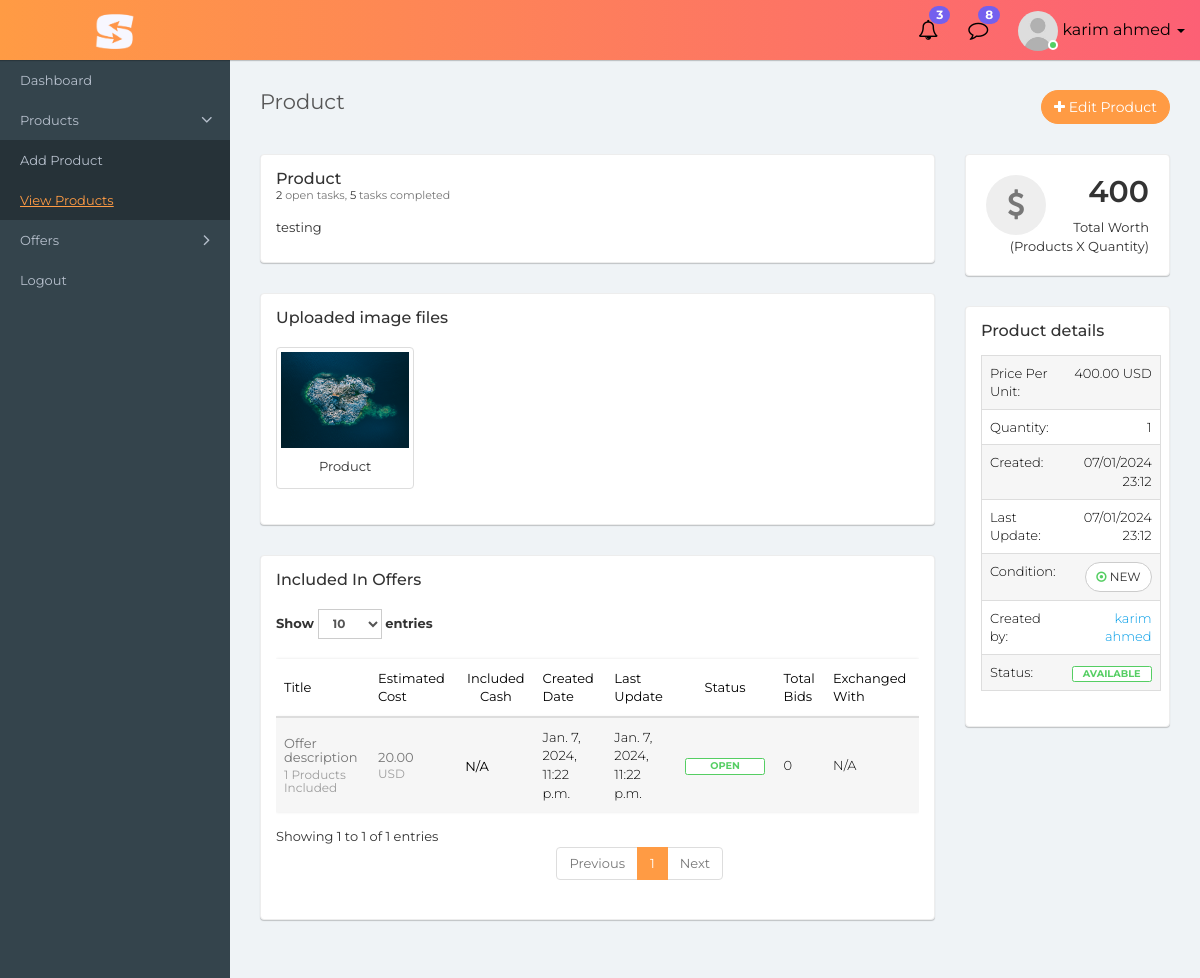
Page /product/detail/8 (signed in) on the earlier database version.
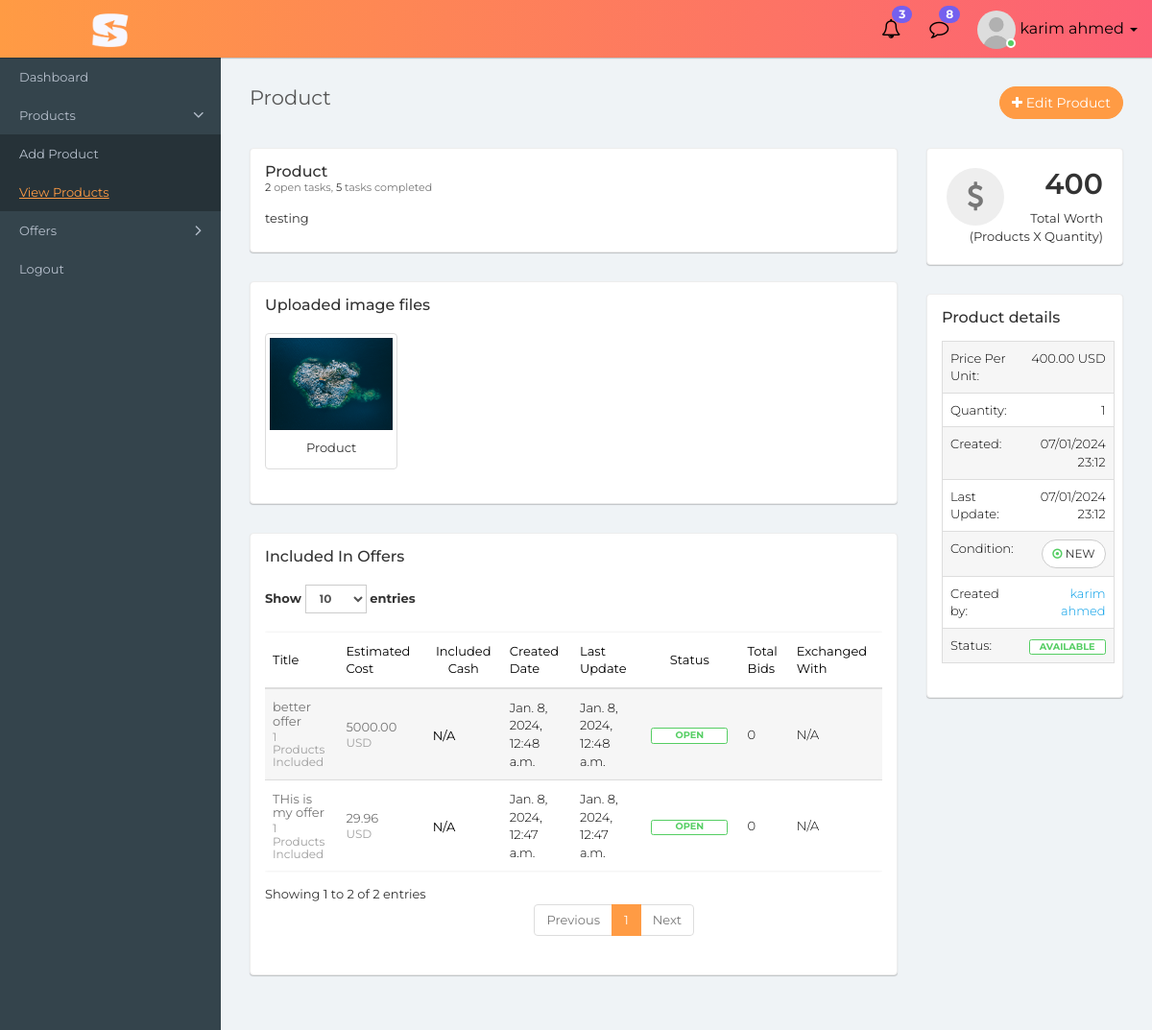
Same page on the later database version.
### barter_and_inventory/models.py (models this page shows, shortened)
class ProductPicture(models.Model):
    class Meta:
        verbose_name = "Product Photo"
        verbose_name_plural = "Product Photos"
    product_photo = models.ImageField(upload_to=product_photo_upload_handler, validators=[
        FileExtensionValidator(allowed_extensions=['png', 'jpeg', 'jpg']),
    ])
    product = models.ForeignKey(Product, on_delete=models.CASCADE, related_name='product_photos')
    created_by = models.ForeignKey(User, on_delete=models.CASCADE, related_name='product_picture_created_by')
    updated_by = models.ForeignKey(User, null=True, blank=True, on_delete=models.CASCADE, related_name='product_picture_updated_by')
    created_at = models.DateTimeField(auto_now_add=True)
    updated_at = models.DateTimeField(auto_now=True)

class Product(models.Model):
    class Meta:
        verbose_name = "Product"
        verbose_name_plural = "Products"
    class ProductCondition(models.TextChoices):
        NEW = 'NEW', 'New'
        USED = 'USED', 'Used'
    class ProductPriceCurrency(models.TextChoices):
        PKR = 'PKR', 'Pakistani Rupees'
        INR = 'INR', 'Indian Rupees'
        EUR = 'EUR', 'Euros'
        USD = 'USD', 'United Stated Dollar'
        CAD = 'CAD', 'Canadian Dollar'
        GBP = 'GBP', 'British Pound'
        JPY = 'JPY', 'Japanese Yen'
        CHF = 'CHF', 'Swiss Franc'
    class ProductStatus(models.TextChoices):
        OUT_OF_STOCK = 'OUT_OF_STOCK', 'Out of stock'
        AVAILABLE = 'AVAILABLE', 'Available'
    product_title = models.CharField(max_length=400)
    product_description = models.TextField(null=True, blank=True, max_length=1000)
    product_quantity = models.IntegerField(default=1)
    product_condition = models.CharField(max_length=10, choices=ProductCondition.choices, default=ProductCondition.NEW)
    price_per_unit = models.DecimalField(max_digits=7, decimal_places=2, default=0.00)
    price_currency = models.CharField(max_length=255, choices=ProductPriceCurrency.choices, default=ProductPriceCurrency.USD)
    product_status = models.CharField(max_length=255, choices=ProductStatus.choices, default=ProductStatus.AVAILABLE)
    product_categories = models.ManyToManyField(Category, related_name='categories')
    created_by = models.ForeignKey(User, on_delete=models.CASCADE, related_name='product_created_by')
    updated_by = models.ForeignKey(User, null=True, blank=True, on_delete=models.CASCADE, related_name='product_updated_by')
    created_at = models.DateTimeField(auto_now_add=True)
    updated_at = models.DateTimeField(auto_now=True)
    def __str__(self):
        return self.product_title

class OfferProduct(models.Model):
    class Meta:
        verbose_name = "Offer Product"
        verbose_name_plural = "Offer Products"
    offer = models.ForeignKey(Offer, on_delete=models.CASCADE, related_name='offered_products')
    product = models.ForeignKey(Product, on_delete=models.CASCADE, related_name='product_offer')
    product_quantity = models.IntegerField(default=1)
    created_by = models.ForeignKey(User, on_delete=models.CASCADE, related_name='offer_product_created_by')
    updated_by = models.ForeignKey(User, null=True, blank=True, on_delete=models.CASCADE, related_name='offer_product_updated_by')
    created_at = models.DateTimeField(auto_now_add=True)
    updated_at = models.DateTimeField(auto_now=True)

class Offer(models.Model):
    class Meta:
        verbose_name = "Offer"
        verbose_name_plural = "Offers"
    class EstimatedCostCurrency(models.TextChoices):
        PKR = 'PKR', 'Pakistani Rupees'
        INR = 'INR', 'Indian Rupees'
        EUR = 'EUR', 'Euros'
        USD = 'USD', 'United Stated Dollar'
        CAD = 'CAD', 'Canadian Dollar'
        GBP = 'GBP', 'British Pound'
        JPY = 'JPY', 'Japanese Yen'
        CHF = 'CHF', 'Swiss Franc'
    class OfferStatus(models.TextChoices):
        OPEN = 'OPEN', 'Open'
        NEGOTIATION = 'NEGOTIATION', 'Negotiation'
        CANCELLED = 'CANCELLED', 'Cancelled'
        CLOSED = 'CLOSED', 'Closed'
    class ShipmentMethod(models.TextChoices):
        SELF_PICKUP = 'SELF_PICKUP', 'Self Pickup'
        TRANSPORT = 'TRANSPORT', 'Transport'
        COURIER = 'COURIER', 'Courier'
    offer_title = models.CharField(max_length=400)
    offer_description = models.TextField(max_length=1000)
    estimated_cost = models.DecimalField(max_digits=10, decimal_places=2, default=0.00)
    estimated_cost_currency = models.CharField(max_length=255, choices=EstimatedCostCurrency.choices, default=EstimatedCostCurrency.USD)
    includes_cash = models.BooleanField(default=False)
    cash_in_hand = models.DecimalField(max_digits=10, null=True, blank=True, decimal_places=2)
    cash_in_hand_currency = models.CharField(max_length=255, null=True, blank=True, choices=EstimatedCostCurrency.choices,
                                             default=EstimatedCostCurrency.USD)
    exchanged_with = models.ForeignKey('self', on_delete=models.RESTRICT, null=True, blank=True, related_name='exchanged_with_offer')
    exchange_date = models.DateTimeField(null=True, blank=True)
    shipment_method = models.CharField(max_length=255, null=True, blank=True, choices=ShipmentMethod.choices, default=ShipmentMethod.SELF_PICKUP)
    offer_status = models.CharField(max_length=255, null=True, blank=True, choices=OfferStatus.choices, default=OfferStatus.OPEN)
    shipment_address = models.CharField(max_length=500, null=True, blank=True)
    final_remarks = models.TextField(null=True, blank=True, max_length=500)
    created_by = models.ForeignKey(User, on_delete=models.CASCADE, related_name='offer_created_by')
    updated_by = models.ForeignKey(User, null=True, blank=True, on_delete=models.CASCADE, related_name='offer_updated_by')
    created_at = models.DateTimeField(auto_now_add=True)
    updated_at = models.DateTimeField(auto_now=True)

### barter_and_inventory/views.py (the view)
# urls.py: path('product/detail/<pk>', views.ProductDetailView.as_view(), name='view_product_detail'),
class ProductDetailView(FrontendUserViewMixin, PermissionRequiredMixin, DetailView):
    permission_required = 'barter_and_inventory.view_product'
    permission_denied_message = "You're not authorized to view product."
    template_name = 'barter_and_inventory/products/detail.html'
    model = Product
    def get_object(self, queryset=None):
        return get_object_or_404(self.model, pk=self.kwargs['pk'], created_by=self.request.user)
    def get_context_data(self, **kwargs):
        context = super().get_context_data(**kwargs)
        return context

### barter_and_inventory/mixins.py (called while the page is built)
    def dispatch(self, request, *args, **kwargs):
        if request.user.groups.filter(name='frontend_user').exists():
            return super().dispatch(request, *args, **kwargs)
        return redirect_to_login(request.get_full_path(), self.get_login_url(), self.get_redirect_field_name())

### templates/barter_and_inventory/products/detail.html (shortened to what the changed rows need)
{% extends 'barter_and_inventory/layout.html' %}
{% load static %}
{% load barter_and_inventory_extras %}
{% block page_css_before_app %}
    <link rel="stylesheet" type="text/css" href="{% static "css/select2.min.css" %}">
    <link rel="stylesheet" type="text/css" href="{% static "css/bootstrap-datetimepicker.min.css" %}">
{% endblock %}
{% block content %}
    <div class="content container-fluid">
        <div class="row">
            <div class="col-lg-9">
                <div class="panel">
                    <div class="panel-body">
                        <div class="row">
                            {% for item in object.product_photos.all %}
                                <div class="col-md-3 col-sm-6">
                                    <div class="thumbnail">
                                        <div class="thumb">
                                            <img src="{{ item.product_photo.url }}" class="img-responsive" alt="{{ item.product_photo }}" >
                                        </div>
                                        <div class="caption text-center" style="overflow-wrap: break-word;">
                                             {{ item.product }}
                                        </div>
                                    </div>
                                </div>
                            {% endfor %}
                        </div>
                    </div>
                </div>
                <div class="panel">
                    <div class="panel-body">
                        <div class="row">
                            <div class="col-xs-12">
                                <div class="table-responsive">
                                    <table class="table table-striped custom-table m-b-0 datatable">
                                        <thead>
                                            <tr>
                                                <th>Title</th>
                                                <th>Estimated Cost</th>
                                                <th class="text-center">Included Cash</th>
                                                <th>Created Date</th>
                                                <th>Last Update</th>
                                                <th class="text-center">Status</th>
                                                <th>Total Bids</th>
                                                <th>Exchanged With</th>
                                            </tr>
                                        </thead>
                                        <tbody>
                                            {% for product_offer in object.product_offer.all %}
                                                <tr>
                                                    <td>
                                                        <h2>
                                                            <a href="{% url 'barter_and_inventory:view_offer_detail' product_offer.offer.pk %}">
                                                            {{ product_offer.offer.offer_title}}
                                                            <span>
                                                                {{ product_offer.offer.offered_products.count }} Products Included
                                                            </span>
                                                        </a></h2>
                                                    </td>
                                                    <td>
                                                        <h2><a href="#">{{ product_offer.offer.estimated_cost}}
                                                            <span>{{ product_offer.offer.estimated_cost_currency }}</span>
                                                        </a></h2>
                                                    </td>
                                                    <td>
                                                        <h2>
                                                            {% if product_offer.offer.includes_cash %}
                                                                <a href="#">{{ product_offer.offer.cash_in_hand}}
                                                                    <span>{{ product_offer.offer.cash_in_hand_currency }}</span>
                                                                </a>
                                                            {% else %}
                                                                N/A
                                                            {% endif %}
                                                        </h2>
                                                    </td>
                                                    <td>{{ product_offer.offer.created_at }}</td>
                                                    <td>{{ product_offer.offer.updated_at}}</td>
                                                    <td class="text-center">
                                                        {% if product_offer.offer.offer_status == "OPEN" %}
                                                            <span class="label label-success-border">{{ product_offer.offer.offer_status }}</span>
                                                        {% elif product_offer.offer.offer_status == "NEGOTIATING" %}
                                                            <span class="label label-info-border">{{ product_offer.offer.offer_status }}</span>
                                                        {% else %}
                                                            <span class="label label-danger-border">{{ product_offer.offer.offer_status }}</span>
                                                        {% endif %}
                                                    </td>
                                                    <td>
                                                        {{ product_offer.offer.bid_offer.count }}
                                                    </td>
                                                    <td>
                                                        {% if product_offer.offer.exchanged_with %}
                                                            <h2>
                                                                <a href="{% url 'barter_and_inventory:view_offer_detail' product_offer.offer.exchanged_with_id %}">
                                                                    {{ product_offer.offer.exchanged_with.offer_title}}
                                                                    <span>{{ product_offer.offer.exchanged_with.exchange_date }}</span>
                                                                </a>
                                                            </h2>
                                                        {% else %}
                                                            N/A
                                                        {% endif %}
                                                    </td>
                                                </tr>
                                            {% endfor %}
                                        </tbody>
                                    </table>
                                </div>
                            </div>
                        </div>
                    </div>
                </div>
            </div>
        </div>
    </div>
{% endblock %}

Differences in the rows shown:
removed OfferProduct: offer.offer_title "Offer description", offer.offered_products.count "1", offer.estimated_cost "20.00", offer.estimated_cost_currency "USD", shows "N/A", offer.created_at "Jan. 7, 2024, 11:22 p.m.", offer.updated_at "Jan. 7, 2024, 11:22 p.m.", offer.offer_status "OPEN", offer.bid_offer.count "0"
added OfferProduct: offer.offer_title "THis is my offer", offer.offered_products.count "1", offer.estimated_cost "29.96", offer.estimated_cost_currency "USD", shows "N/A", offer.created_at "Jan. 8, 2024, 12:47 a.m.", offer.updated_at "Jan. 8, 2024, 12:47 a.m.", offer.offer_status "OPEN", offer.bid_offer.count "0"
added OfferProduct: offer.offer_title "better offer", offer.offered_products.count "1", offer.estimated_cost "5000.00", offer.estimated_cost_currency "USD", shows "N/A", offer.created_at "Jan. 8, 2024, 12:48 a.m.", offer.updated_at "Jan. 8, 2024, 12:48 a.m.", offer.offer_status "OPEN", offer.bid_offer.count "0"
Other differences:
text written by a page script: "Show entries Showing 1 to 1 of 1 entries Previous 1 Next" → "Show entries Showing 1 to 2 of 2 entries Previous 1 Next"
